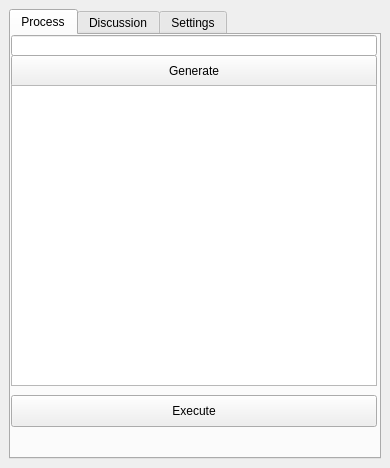
<?xml version="1.0" encoding="UTF-8"?>
<ui version="4.0">
 <class>OllamaChatDockWidgetBase</class>
 <widget class="QDockWidget" name="OllamaChatDockWidgetBase">
  <property name="geometry">
   <rect>
    <x>0</x>
    <y>0</y>
    <width>390</width>
    <height>468</height>
   </rect>
  </property>
  <property name="windowTitle">
   <string>Ollama Chat</string>
  </property>
  <widget class="QWidget" name="dockWidgetContents">
   <layout class="QGridLayout" name="gridLayout">
    <item row="0" column="0" colspan="2">
     <widget class="QTabWidget" name="tabWidget">
      <property name="currentIndex">
       <number>0</number>
      </property>
      <widget class="QWidget" name="tab_processing">
       <attribute name="title">
        <string>Process</string>
       </attribute>
       <widget class="QLineEdit" name="lineEdit_apiUrl">
        <property name="geometry">
         <rect>
          <x>0</x>
          <y>0</y>
          <width>366</width>
          <height>21</height>
         </rect>
        </property>
       </widget>
       <widget class="QPushButton" name="pushButton_fetch">
        <property name="geometry">
         <rect>
          <x>0</x>
          <y>20</y>
          <width>366</width>
          <height>32</height>
         </rect>
        </property>
        <property name="text">
         <string>Generate</string>
        </property>
       </widget>
       <widget class="QTextEdit" name="textEdit_response">
        <property name="geometry">
         <rect>
          <x>0</x>
          <y>50</y>
          <width>366</width>
          <height>301</height>
         </rect>
        </property>
       </widget>
       <widget class="QPushButton" name="pushButton_execute">
        <property name="geometry">
         <rect>
          <x>0</x>
          <y>360</y>
          <width>366</width>
          <height>32</height>
         </rect>
        </property>
        <property name="text">
         <string>Execute</string>
        </property>
       </widget>
      </widget>
      <widget class="QWidget" name="tab_discussion">
       <attribute name="title">
        <string>Discussion</string>
       </attribute>
       <widget class="QWidget" name="">
        <property name="geometry">
         <rect>
          <x>0</x>
          <y>10</y>
          <width>361</width>
          <height>401</height>
         </rect>
        </property>
        <layout class="QGridLayout" name="gridLayout_2">
         <item row="0" column="0">
          <widget class="QLineEdit" name="lineEdit_discussprompt"/>
         </item>
         <item row="1" column="0">
          <widget class="QPushButton" name="pushButton_discussask">
           <property name="text">
            <string>Ask</string>
           </property>
          </widget>
         </item>
         <item row="2" column="0">
          <widget class="QTextEdit" name="textEdit_discussresponse"/>
         </item>
        </layout>
       </widget>
      </widget>
      <widget class="QWidget" name="tab_settings">
       <attribute name="title">
        <string>Settings</string>
       </attribute>
       <widget class="QWidget" name="">
        <property name="geometry">
         <rect>
          <x>10</x>
          <y>30</y>
          <width>341</width>
          <height>211</height>
         </rect>
        </property>
        <layout class="QGridLayout" name="gridLayout_3">
         <item row="0" column="0">
          <widget class="QLabel" name="label_host">
           <property name="text">
            <string>Host</string>
           </property>
          </widget>
         </item>
         <item row="0" column="1">
          <widget class="QLineEdit" name="lineEdit_2_hosturl"/>
         </item>
         <item row="1" column="0">
          <widget class="QLabel" name="label_2_model">
           <property name="text">
            <string>Model</string>
           </property>
          </widget>
         </item>
         <item row="1" column="1">
          <widget class="QComboBox" name="comboBox_modelchoice"/>
         </item>
         <item row="2" column="1">
          <widget class="QPushButton" name="pushButton_save">
           <property name="text">
            <string>Save settings</string>
           </property>
          </widget>
         </item>
        </layout>
       </widget>
      </widget>
     </widget>
    </item>
   </layout>
  </widget>
 </widget>
 <resources/>
 <connections/>
</ui>
